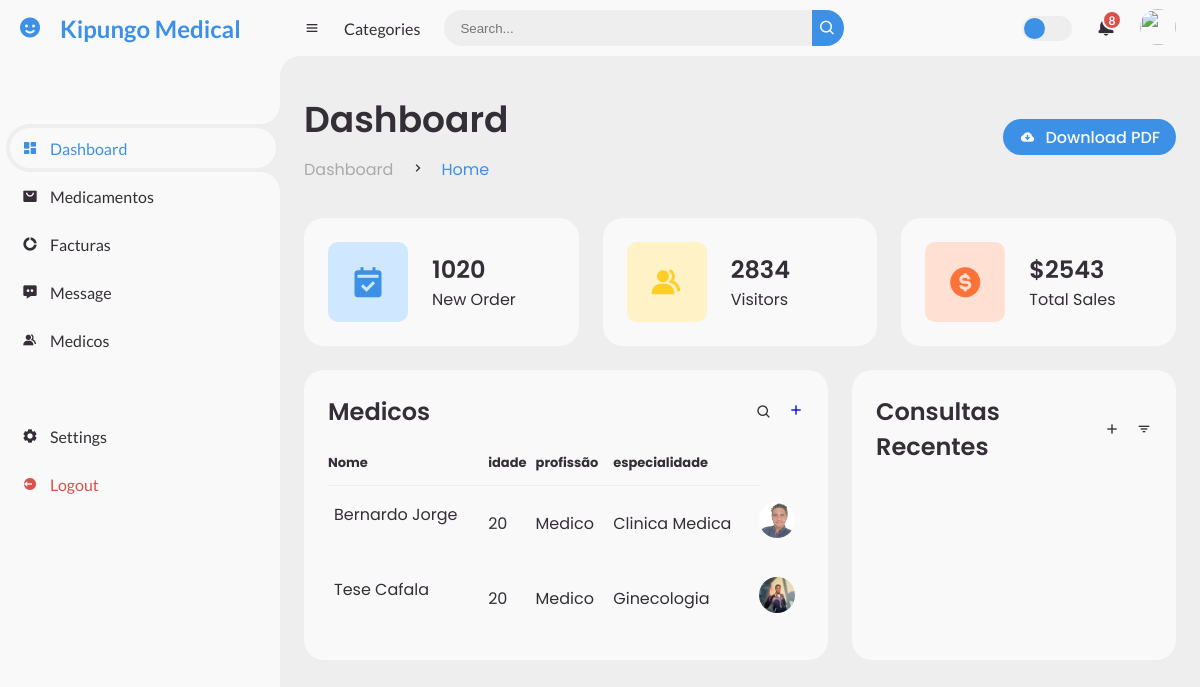
Page /medico-list/ on the committed database.
### home/models.py (models this page shows, shortened)
class Medico(models.Model):
    nome=models.CharField(max_length=255,blank=False,null=False)
    idade=models.PositiveIntegerField()
    nacionalidade=models.CharField(max_length=120,null=False)
    genero=models.CharField(max_length=50,choices=GENERO)
    profissao=models.CharField(max_length=120)
    descricao=models.TextField()
    especialidade=models.CharField(max_length=120,choices=TIPO,null=True,blank=True)
    formacao=models.TextField()
    foto=models.ImageField(upload_to='imagens_medico/')
    is_especialista=models.BooleanField('Is especialista',default=False)
    especialidade_agendamento=models.CharField(max_length=120,choices=TIPO_CONSULTA,null=True,blank=True)

### home/views.py (the view)
# urls.py: path('medico-list/', medicolist, name='medico-list'),
def medicolist(request):
    medicamento_paginator=Paginator(Medico.objects.all(),4)
    page_num=request.GET.get('page')
    page=medicamento_paginator.get_page(page_num)
    context={
        'medicos':Medico.objects.all(),
        'page':page,
    }
    return render(request,'home/medico_list.html',context)

### templates/home/medico_list.html (shortened to what this page needs)
{% load static %}
<!DOCTYPE html>
<html lang="en">
<head>
	<link href='https://unpkg.com/boxicons@2.0.9/css/boxicons.min.css' rel='stylesheet'>
	<link rel="stylesheet" href="{% static 'css/style1.css' %}">
</head>
<body>
	<section id="sidebar">
		<a href="#" class="brand">
			<i class='bx bxs-smile'></i>
			<span class="text">Kipungo Medical</span>
		</a>
		<ul class="side-menu top">
			<li class="active">
				<a href="{% url 'paciente-list' %}">
					<i class='bx bxs-dashboard' ></i>
					<span class="text">Dashboard</span>
				</a>
			</li>
			<li>
				<a href="{% url 'medicamento-list' %}">
					<i class='bx bxs-shopping-bag-alt' ></i>
					<span class="text">Medicamentos</span>
				</a>
			</li>
			<li>
				<a href="{% url 'factura-list' %}">
					<i class='bx bxs-doughnut-chart' ></i>
					<span class="text">Facturas</span>
				</a>
			</li>
			<li>
				<a href="#">
					<i class='bx bxs-message-dots' ></i>
					<span class="text">Message</span>
				</a>
			</li>
			<li>
				<a href="{% url 'medico-list' %}">
					<i class='bx bxs-group' ></i>
					<span class="text">Medicos</span>
				</a>
			</li>
		</ul>
		<ul class="side-menu">
			<li>
				<a href="#">
					<i class='bx bxs-cog' ></i>
					<span class="text">Settings</span>
				</a>
			</li>
			<li>
				<a href="{% url 'logout' %}" class="logout">
					<i class='bx bxs-log-out-circle' ></i>
					<span class="text">Logout</span>
				</a>
			</li>
		</ul>
	</section>
	<section id="content">
		<nav>
			<i class='bx bx-menu' ></i>
			<a href="#" class="nav-link">Categories</a>
			<form action="#">
				<div class="form-input">
					<input type="search" placeholder="Search...">
					<button type="submit" class="search-btn"><i class='bx bx-search' ></i></button>
				</div>
			</form>
			<label for="switch-mode" class="switch-mode"></label>
			<a href="#" class="notification">
				<span class="num">8</span>
			</a>
			<a href="#" class="profile">
				<img src="img/people.png">
			</a>
		</nav>
		<main>
			<div class="head-title">
				<div class="left">
					<h1>Dashboard</h1>
					<ul class="breadcrumb">
						<li>
							<a href="#">Dashboard</a>
						</li>
						<li><i class='bx bx-chevron-right' ></i></li>
						<li>
							<a class="active" href="#">Home</a>
						</li>
					</ul>
				</div>
				<a href="#" class="btn-download">
					<i class='bx bxs-cloud-download' ></i>
					<span class="text">Download PDF</span>
				</a>
			</div>
			<ul class="box-info">
				<li>
					<i class='bx bxs-calendar-check' ></i>
					<span class="text">
						<h3>1020</h3>
						<p>New Order</p>
					</span>
				</li>
				<li>
					<i class='bx bxs-group' ></i>
					<span class="text">
						<h3>2834</h3>
						<p>Visitors</p>
					</span>
				</li>
				<li>
					<i class='bx bxs-dollar-circle' ></i>
					<span class="text">
						<h3>$2543</h3>
						<p>Total Sales</p>
					</span>
				</li>
			</ul>
			<div class="table-data">
				<div class="order">
					<div class="head">
						<h3>Medicos</h3>
						<i class='bx bx-search' ></i>
						<a href="{% url 'medico-create' %}"><i class='bx bx-plus' ></i></a>
					</div>
					<table>
						<thead>
							<tr>
								<th>Nome</th>
								<th>idade</th>
								<th>profissão</th>
                                <th>especialidade</th>
							</tr>
						</thead>
						<tbody>
							{% for medico in page.object_list %}
                            <tr>
								<td>{{medico.nome}}</td>
								<td>{{medico.idade}}</td>
								<td>{{medico.profissao}}</td>
                                <td>{% if medico.is_especialista == True  %}
								{{medico.especialidade_agendamento}}
								{% else %}
								{{medico.especialidade}}
								{% endif %}</td>
                                <td> <img src="{{medico.foto.url}}"></td>
							</tr>
                            {% endfor %}
						</tbody>
					</table>
				</div>
				<div class="todo">
					<div class="head">
						<h3>Consultas Recentes</h3>
						<i class='bx bx-plus' ></i>
						<i class='bx bx-filter' ></i>
					</div>
				</div>
			</div>
		</main>
	</section>
</body>
</html>

### rows in the picture
Medico: nome "Bernardo Jorge", idade "20", profissao "Medico", especialidade "Clinica Medica", foto (picture)
Medico: nome "Tese Cafala", idade "20", profissao "Medico", especialidade_agendamento "Ginecologia", foto (picture)
